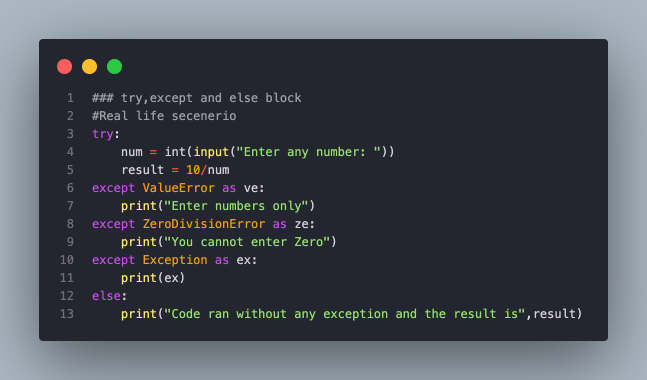
#> input picture image.png, 1294 x 760 px, found by its file name (shown at 1/2 size)
$ jupyter execute extrasession.ipynb
#> lines starting #> are read from the running program, lines starting #| are printed output that depends on the picture
[cell 1]
import numpy as np
import matplotlib.pyplot as plt

[cell 2]
#plotting 3D graph and meshgrid
x = np.linspace(-10,10,10)
y = np.linspace(-10,10,10)
xx,yy = np.meshgrid(x,y)

[cell 3]
plt.scatter(xx,yy)
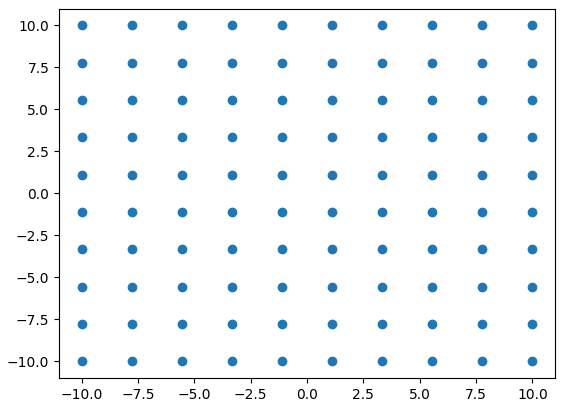
#> figure drawn by matplotlib, 1 panel

[cell 4]
def func(x, y):
    return np.cos(x**2) + np.sin(y**2)
zz = func(xx, yy)

[cell 5]
import plotly.express as px
import plotly.graph_objects as go

fig = px.scatter_3d()
fig.add_trace(go.Surface(x=xx,y=yy,z=zz))
fig.show()

[cell 6]
np.random.seed(0)
np.random.randint(10,100,20).reshape(4,5)

[cell 7]
import cv2

[cell 8]
img = cv2.imread('image.png')
#> img is the input picture: shape (760, 1294, 3); mean B, G, R 84.1, 77.2, 72

[cell 9]
img

[cell 10]
img.shape
#> Out = (760, 1294, 3)

[cell 11]
plt.imshow(img)

[cell 12]
a = np.random.randint(0,256,6220800).reshape(1080,1920,3)

[cell 13]
plt.imshow(a)
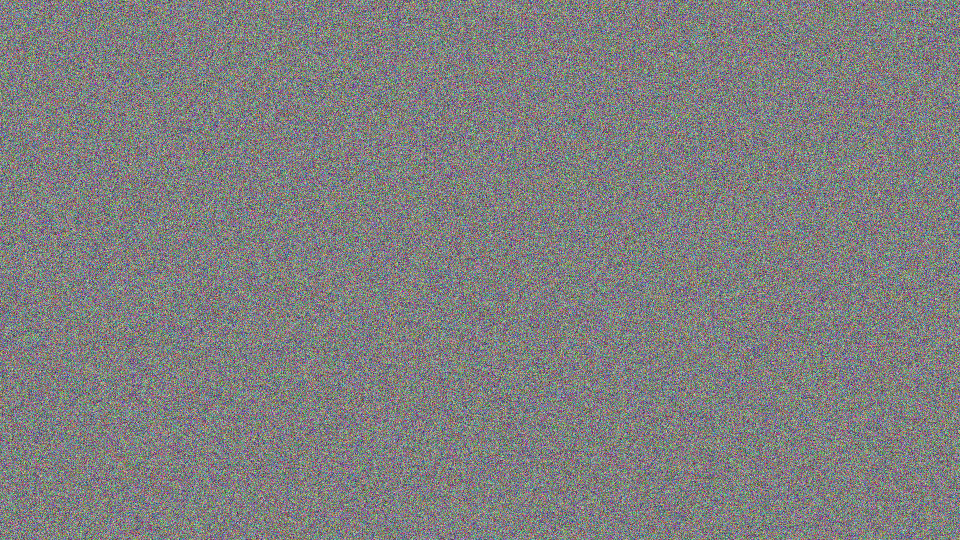
#> shown: shape (1080, 1920, 3) (shown at 1/2 size); mean R, G, B 127.4, 127.5, 127.5

[cell 14]
#negative
plt.imshow(255-img)
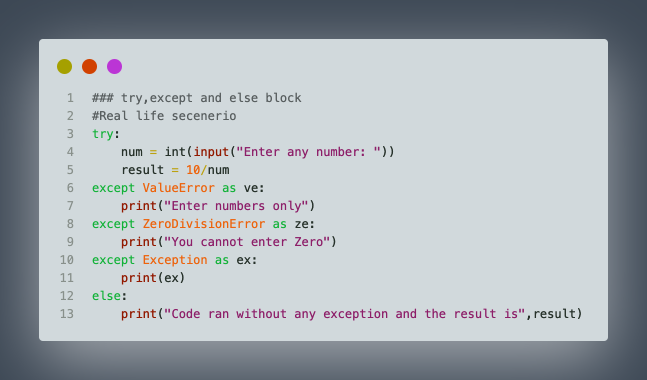
#> shown: shape (760, 1294, 3) (shown at 1/2 size); mean R, G, B 170.9, 177.8, 183

[cell 15]
plt.imshow(img[100:200,200:300,:])
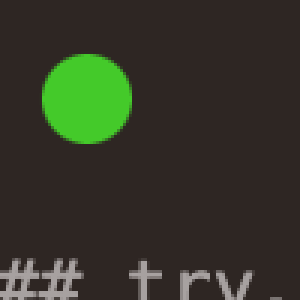
#> shown: shape (100, 100, 3) (shown 3 times larger); mean R, G, B 51.9, 54, 39.9

[cell 16]
plt.hist(img.ravel(),bins = 255)
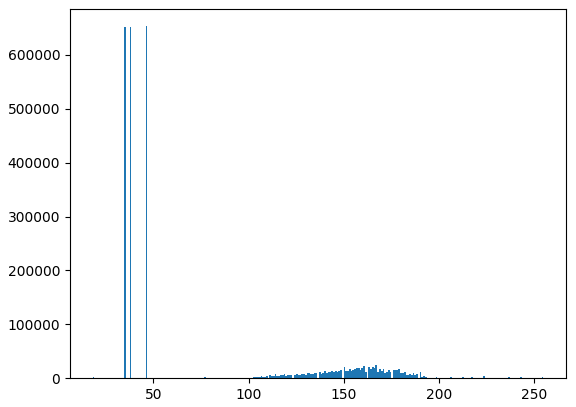
#> figure drawn by matplotlib, 1 panel; tallest bar 653129 high, from x = 45.88 to 46.81

[cell 17]
white = cv2.imread('white.png')
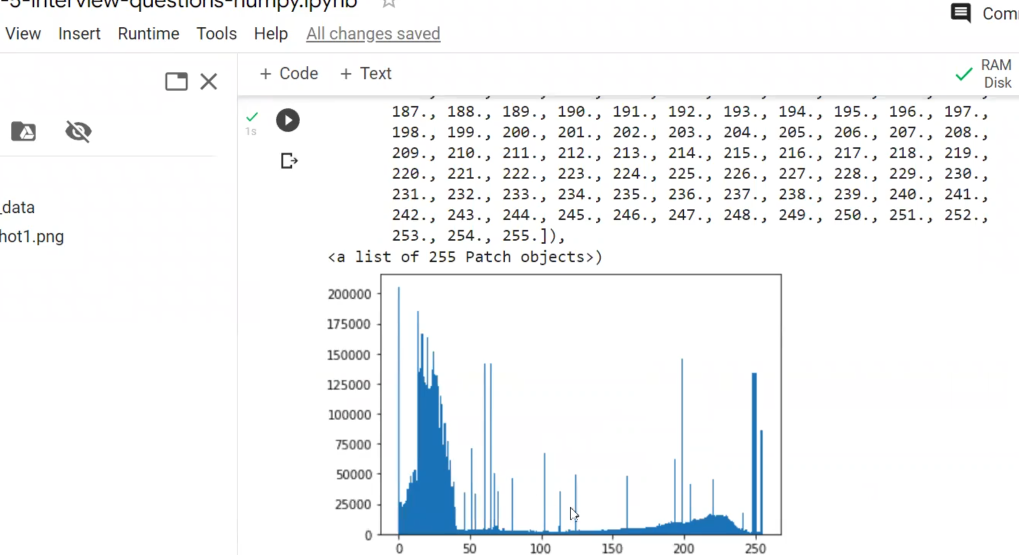
#> input picture data_analysis/02numpy/white.png, 2038 x 1110 px (shown at 1/2 size)
#> white is the input picture: shape (1110, 2038, 3); mean B, G, R 247, 245.7, 244.1
plt.hist(white.flatten(),bins = 255)
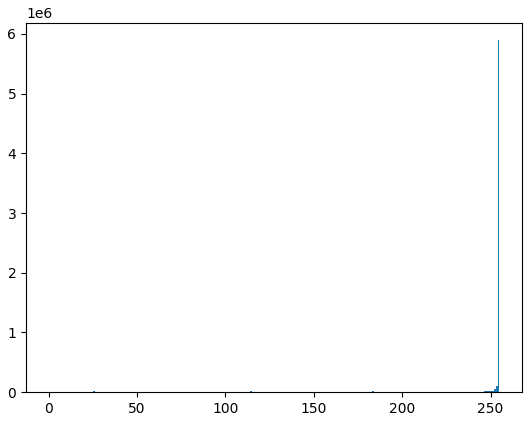
#> figure drawn by matplotlib, 1 panel; tallest bar 5896081 high, from x = 254 to 255
